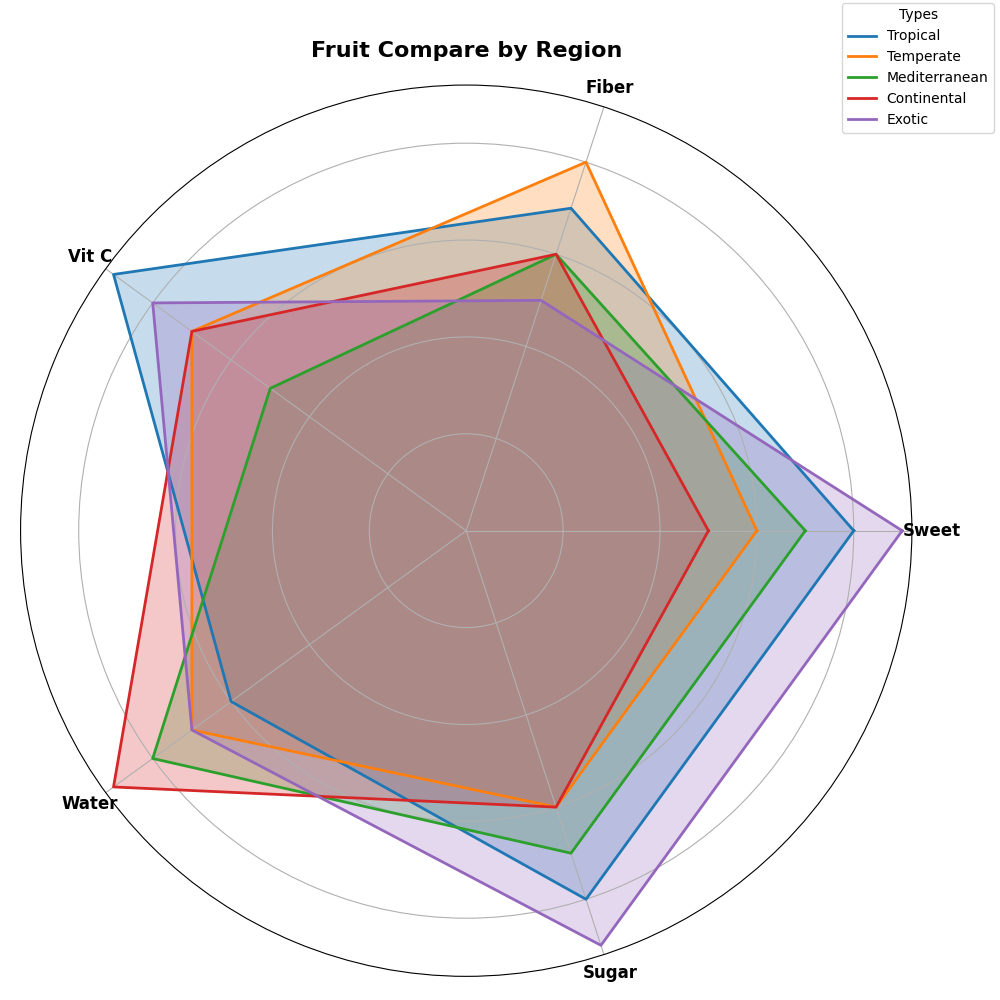

Source code (Python):
import matplotlib.pyplot as plt
import numpy as np

categories = ['Sweet', 'Fiber', 'Vit C', 'Water', 'Sugar']
tropical_scores = [8, 7, 9, 6, 8]
temperate_scores = [6, 8, 7, 7, 6]
mediterranean_scores = [7, 6, 5, 8, 7]
continental_scores = [5, 6, 7, 9, 6]
exotic_scores = [9, 5, 8, 7, 9]  # New data series

# Close the loop by appending the first score to the end
tropical_scores += tropical_scores[:1]
temperate_scores += temperate_scores[:1]
mediterranean_scores += mediterranean_scores[:1]
continental_scores += continental_scores[:1]
exotic_scores += exotic_scores[:1]  # Closing the loop for the new data

num_categories = len(categories)
angles = np.linspace(0, 2 * np.pi, num_categories, endpoint=False).tolist()
angles += angles[:1]

fig, ax = plt.subplots(figsize=(10, 10), subplot_kw=dict(polar=True))

ax.plot(angles, tropical_scores, linewidth=2, linestyle='solid', label='Tropical')
ax.fill(angles, tropical_scores, alpha=0.25)

ax.plot(angles, temperate_scores, linewidth=2, linestyle='solid', label='Temperate')
ax.fill(angles, temperate_scores, alpha=0.25)

ax.plot(angles, mediterranean_scores, linewidth=2, linestyle='solid', label='Mediterranean')
ax.fill(angles, mediterranean_scores, alpha=0.25)

ax.plot(angles, continental_scores, linewidth=2, linestyle='solid', label='Continental')
ax.fill(angles, continental_scores, alpha=0.25)

ax.plot(angles, exotic_scores, linewidth=2, linestyle='solid', label='Exotic')
ax.fill(angles, exotic_scores, alpha=0.25)

ax.set_xticks(angles[:-1])
ax.set_xticklabels(categories, fontsize=12, fontweight='bold', ha='center')

ax.set_yticklabels([])

plt.title("Fruit Compare by Region", fontsize=16, fontweight='bold', pad=20)
plt.legend(loc='upper right', bbox_to_anchor=(1.1, 1.1), fontsize=10, title='Types')

plt.tight_layout()

plt.show()
